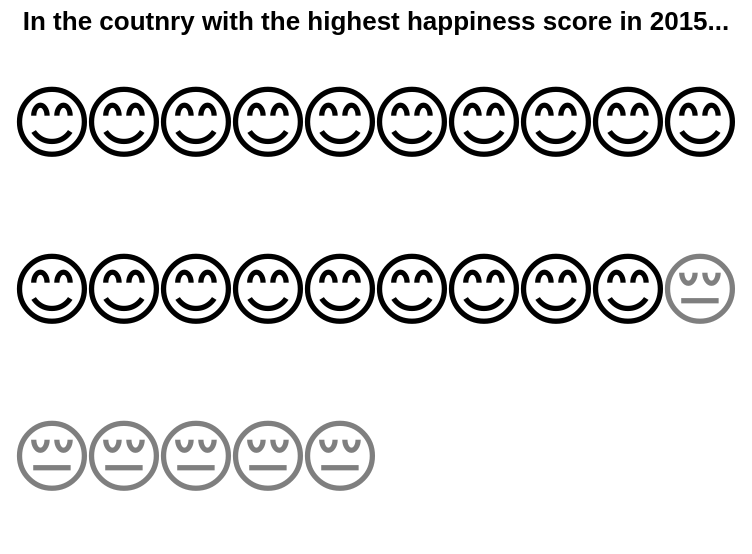

Write the Vega-Lite specification saved for this chart.
### Vega-Lite specification from a JSON file in a GitHub repository (floating-point values rounded to 4 significant figures)
{"$schema": "https://vega.github.io/schema/vega-lite/v4.json", "config": {"view": {"stroke": ""}}, "title": "In the coutnry with the highest happiness score in 2015...", "width": 360, "height": 250, "data": {"values": [{"id": 1, "face": "smile"}, {"id": 2, "face": "smile"}, {"id": 3, "face": "smile"}, {"id": 4, "face": "smile"}, {"id": 5, "face": "smile"}, {"id": 6, "face": "smile"}, {"id": 7, "face": "smile"}, {"id": 8, "face": "smile"}, {"id": 9, "face": "smile"}, {"id": 10, "face": "smile"}, {"id": 11, "face": "smile"}, {"id": 12, "face": "smile"}, {"id": 13, "face": "smile"}, {"id": 14, "face": "smile"}, {"id": 15, "face": "smile"}, {"id": 16, "face": "smile"}, {"id": 17, "face": "smile"}, {"id": 18, "face": "smile"}, {"id": 19, "face": "smile"}, {"id": 20, "face": "frown"}, {"id": 21, "face": "frown"}, {"id": 22, "face": "frown"}, {"id": 23, "face": "frown"}, {"id": 24, "face": "frown"}, {"id": 25, "face": "frown"}]}, "transform": [{"calculate": "{'smile': '😊', 'frown': '😔'}[datum.face]", "as": "emoji"}, {"calculate": "ceil (datum.id/10)", "as": "col"}, {"calculate": "datum.id - datum.col*10", "as": "row"}], "mark": {"type": "text", "baseline": "middle"}, "encoding": {"x": {"field": "row", "type": "ordinal", "axis": null}, "y": {"field": "col", "type": "ordinal", "axis": null}, "text": {"field": "emoji", "type": "nominal"}, "size": {"value": 40}, "strokeWidth": {"value": 3.0}, "fillOpacity": {"condition": {"test": "datum.face=='smile'", "value": 1}, "value": 0.5}}}
